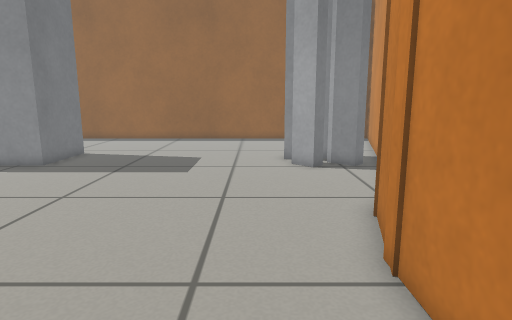
view 1 (above)

16 first-person views from a walk through a Gazebo world. The camera is 0.59 m above the floor, tilts 10° down and sees 75° across. Floor lines are 1 m apart. The floor is counted in squares, 0.2 m on a side. Each view is taken from the middle of a square. On the plan, view 1 faces up. The plan holds only what a view shows up to about 20 squares ahead; the rest is blank.

view 2
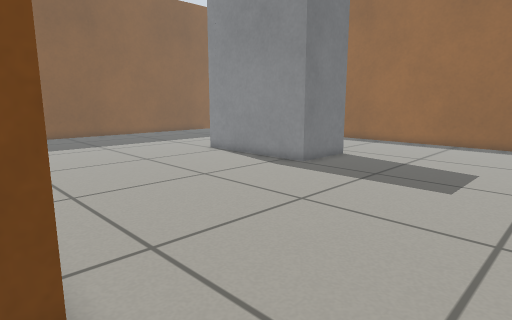

view 3
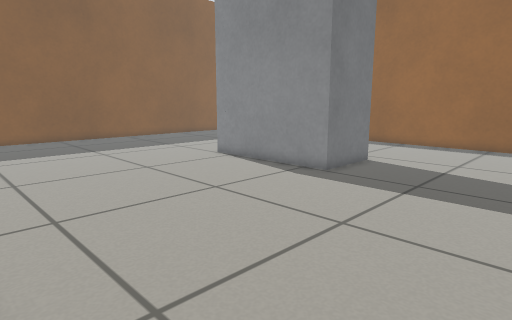

view 4
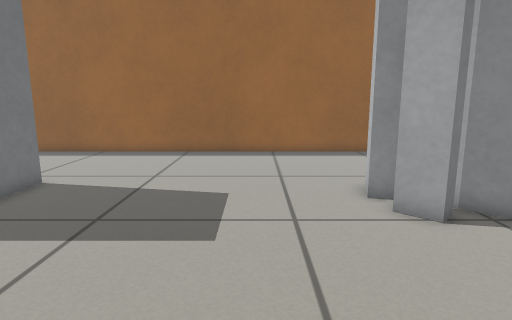

view 5
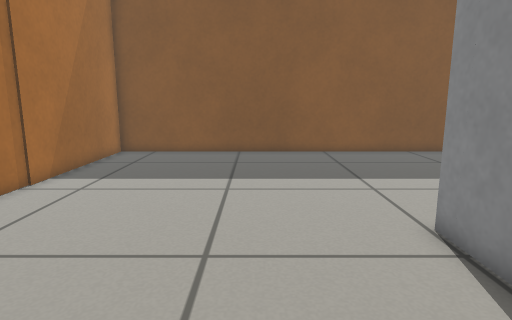

view 6
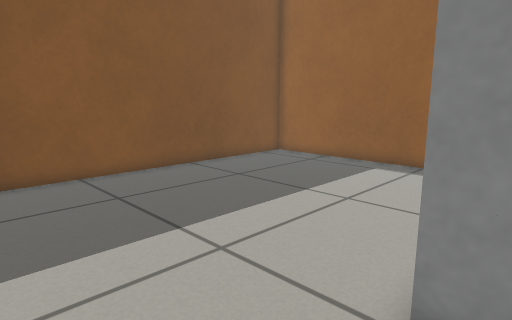

view 7
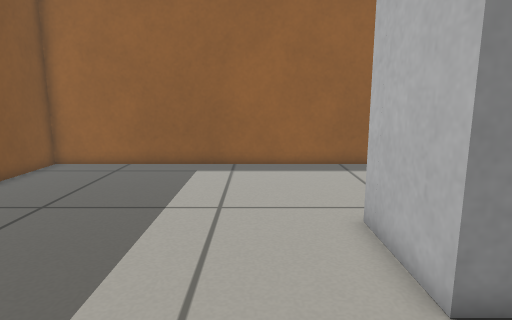

view 8
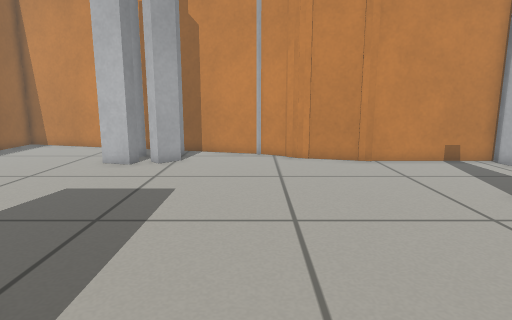

view 9
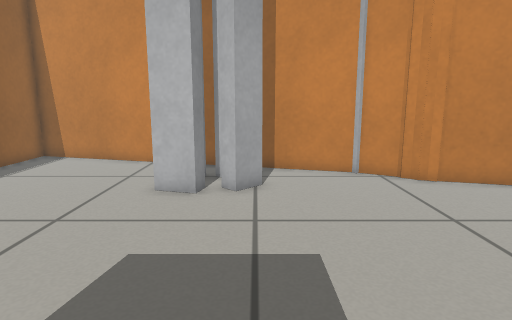

view 10
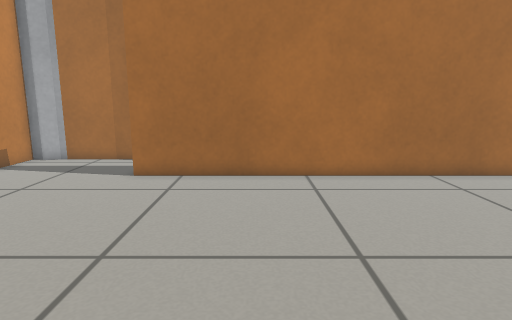

view 11
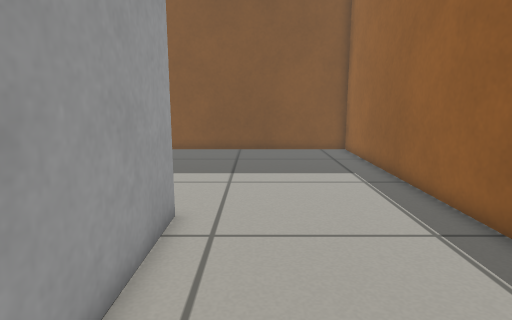

view 12
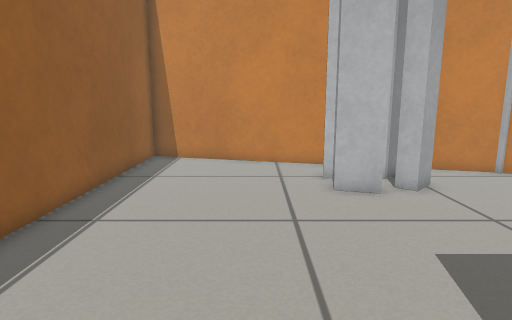

view 13
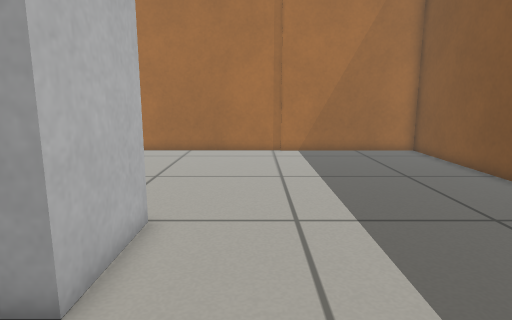

view 14
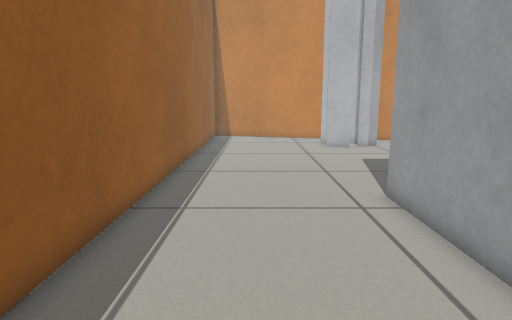

view 15
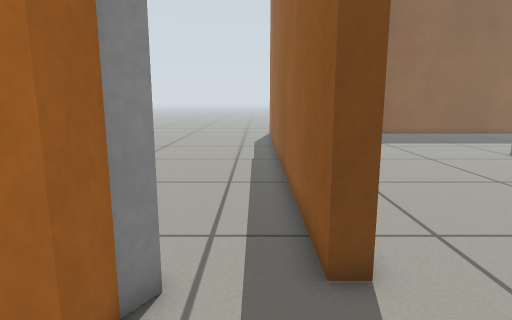

view 16
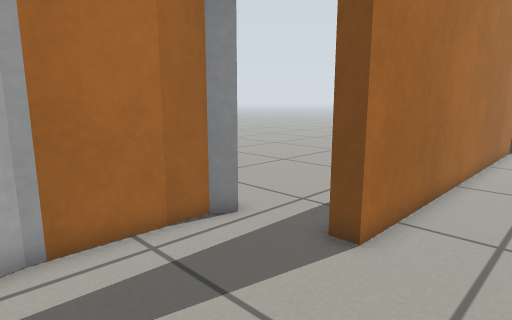

### Floor plan
Points are (right, up) in squares from view 1. A wall is a line through its corners. A room is listed if a view was taken in it or the views show most of it. See-through windows are left out.
Room 1 (views 1, 2, 3, 15)
walls: (-4.1, 2.9) (-4.1, 2.2); (1, -0.9) (1.8, -0.6); (-3.9, -0.4) (-3.1, -0.8) (1, -0.8); (1.9, -0.8) (2.4, -0.8) (2.4, 3.6)
ways out: opening at (-0.5, 2.5) to room 2; opening at (-4, 0.5)
Room 2 (views 4, 5, 6, 7, 8, 9, 10, 11, 12, 13, 14, 16)
walls: (-9.8, 15.1) (-17.3, 15.1) (-17.3, 18.9) (-9.8, 18.9) (-9.8, 15.1); (2.3, 16.7) (1.4, 16.9) (1.9, 18.5); (3.2, 15.4) (2.6, 14.8) (1.7, 15.7) (2.2, 16.2); (3.5, 17.9) (3.7, 18.4); (3.1, 8.1) (3.4, 8.6); (3.6, 9) (4.6, 10.7); (4.2, 17) (3.3, 17.2); (2.3, 5.2) (3.3, 8.9) (3.9, 9.4); (4.7, 10.9) (5.9, 15.3); (5.1, 15.6) (4.5, 15) (3.5, 16.1) (4.1, 16.7); (2.4, 3.6) (2.4, 6); (6.3, 16.8) (8.9, 26.5) (-29.5, 26.5) (-29.5, 2.9) (-4.1, 2.9)
ways out: opening at (-0.5, 2.5) to room 1

Positions as (right, up) in squares from view 1, and headings:
1: (0, 0), facing up
2: (0, 2), facing up-left
3: (-2, 3), facing up-left
4: (-2, 7), facing up
5: (-10, 11), facing left
6: (-16, 11), facing up-left
7: (-20, 11), facing up
8: (-14, 11), facing right
9: (-9, 15), facing right
10: (-9, 16), facing down
11: (-9, 21), facing left
12: (-9, 21), facing right
13: (-20, 23), facing down
14: (-20, 23), facing right
15: (1, 1), facing left
16: (2, 6), facing down-left
